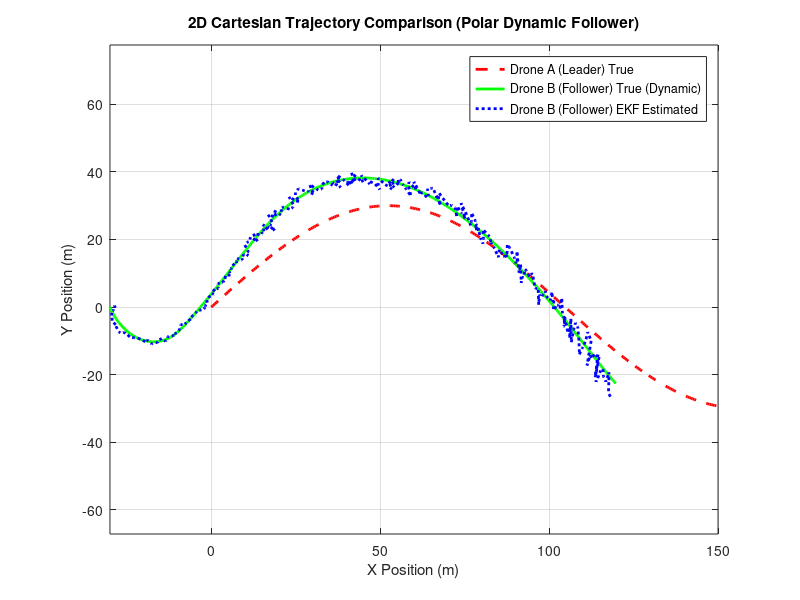
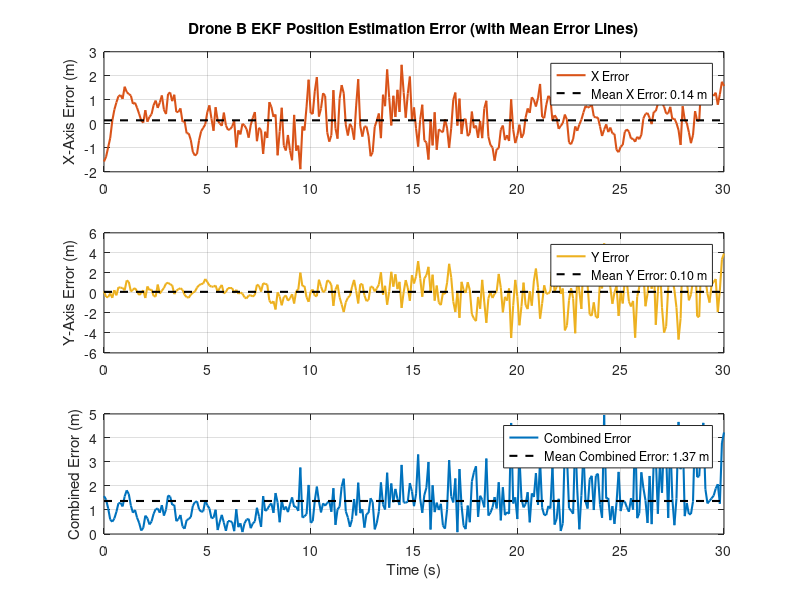

Write MATLAB code to recreate these figures, in order.
%% =========================================================================
% MULTI-DRONE NAVIGATION & SENSOR FUSION SIMULATION (WITH MEAN ERROR LINES)
% =========================================================================
% Description: Drone A follows a sinusoidal trajectory (GPS + Dead Reckoning).
% At every delta step, Drone B calculates its distance (radius) and direction 
% (angle) from Drone A, using polar relative data for dynamic control via UWB 
% and an EKF. Includes mean error reference lines on error graphs.
% =========================================================================

clear; clc; close all;

%% 1. Configurable Simulation Parameters
config.coord_system        = 'Polar';     % State representation in EKF
config.separation_distance = 30;          % Target relative radius from Drone A (meters)
config.flight_speed        = 5;           % Operational flight speed (m/s)
config.dt                  = 0.1;         % Time step delta (seconds)
config.total_time          = 30;          % Total simulation time (seconds)

time_vector = 0:config.dt:config.total_time;
num_steps   = length(time_vector);

%% 2. Drone A (Leader) True Trajectory Generation (Sinusoidal Path)
x_A_true = config.flight_speed * time_vector;
y_A_true = 30 * sin(0.15 * time_vector);

vx_A_true = gradient(x_A_true, config.dt);
vy_A_true = gradient(y_A_true, config.dt);

r_A_true     = sqrt(x_A_true.^2 + y_A_true.^2);
theta_A_true = atan2(y_A_true, x_A_true);

%% 3. Sensor Noise Specifications
sigma_gps_r     = 1.5;   % GPS position error radius (meters)
sigma_gps_theta = 0.02;  % GPS position error angle (radians)

sigma_uwb_dist  = 0.5;   % UWB relative distance noise (meters)
sigma_uwb_angle = 0.01;  % UWB relative angle noise (radians)

%% 4. Extended Kalman Filter (EKF) Initialization
% State Vector: x = [r; theta; v_r; v_theta]

% Drone A EKF Initialization
x_est_A = [r_A_true(1); theta_A_true(1); vx_A_true(1); vy_A_true(1)];
P_A     = diag([1, 0.1, 1, 0.1]);
Q_A     = diag([0.01, 0.001, 0.1, 0.01]); 
R_A     = diag([sigma_gps_r^2, sigma_gps_theta^2]); 

% Pre-allocate Drone B True & Estimated Trajectories
x_B_true = zeros(1, num_steps);
y_B_true = zeros(1, num_steps);

% Initial position: Drone B starts 50m behind Drone A
x_B_true(1) = x_A_true(1) - config.separation_distance;
y_B_true(1) = y_A_true(1);

r_B_init     = sqrt(x_B_true(1)^2 + y_B_true(1)^2);
theta_B_init = atan2(y_B_true(1), x_B_true(1));

x_est_B = [r_B_init; theta_B_init; 0; 0];
P_B     = diag([1, 0.1, 1, 0.1]);
Q_B     = diag([0.02, 0.002, 0.2, 0.02]);
R_B     = diag([sigma_uwb_dist^2, sigma_uwb_angle^2]);

est_traj_A = zeros(4, num_steps);
est_traj_B = zeros(4, num_steps);

%% 5. Simulation Loop (Delta-Step Polar Control & EKF)
for k = 1:num_steps
    dt = config.dt;

    % =====================================================
    % DRONE B DYNAMIC PATH CONTROL (Calculated at every delta)
    % =====================================================
    if k > 1
        % 1. Calculate distance (radius) and direction (angle) from Drone A at this delta
        dx_rel = x_A_true(k-1) - x_B_true(k-1);
        dy_rel = y_A_true(k-1) - y_B_true(k-1);
        
        r_from_A     = sqrt(dx_rel^2 + dy_rel^2);       % Distance (Radius) from A
        angle_from_A = atan2(dy_rel, dx_rel);           % Direction (Angle) from A
        
        % 2. Determine next step direction and speed based on polar relative data
        radius_error = r_from_A - config.separation_distance;
        
        % Leader heading estimation
        if k > 2
            lead_heading = atan2(y_A_true(k-1) - y_A_true(k-2), x_A_true(k-1) - x_A_true(k-2));
        else
            lead_heading = 0;
        end
        
        % Proportional control to maintain separation distance and track leader heading
        speed_cmd = config.flight_speed + 1.2 * radius_error;
        speed_cmd = max(0, min(speed_cmd, 2 * config.flight_speed));
        
        % Direction vector towards formation target point behind Drone A
        target_x = x_A_true(k-1) - config.separation_distance * cos(lead_heading);
        target_y = y_A_true(k-1) - config.separation_distance * sin(lead_heading);
        
        dir_x = target_x - x_B_true(k-1);
        dir_y = target_y - y_B_true(k-1);
        dist_to_target = sqrt(dir_x^2 + dir_y^2);
        
        if dist_to_target > 0
            vx_B_true_k = speed_cmd * (dir_x / dist_to_target);
            vy_B_true_k = speed_cmd * (dir_y / dist_to_target);
        else
            vx_B_true_k = 0; vy_B_true_k = 0;
        end
        
        % Update Drone B true position for current delta
        x_B_true(k) = x_B_true(k-1) + vx_B_true_k * dt;
        y_B_true(k) = y_B_true(k-1) + vy_B_true_k * dt;
    end

    % =====================================================
    % DRONE A EKF (Leader: Dead Reckoning + GPS)
    % =====================================================
    r_pred_A     = x_est_A(1) + x_est_A(3) * dt;
    theta_pred_A = x_est_A(2) + x_est_A(4) * dt;
    vr_pred_A    = x_est_A(3);
    vtheta_pred_A= x_est_A(4);
    
    x_pred_A = [r_pred_A; theta_pred_A; vr_pred_A; vtheta_pred_A];
    F_A = [1, 0, dt, 0; 0, 1, 0, dt; 0, 0, 1, 0; 0, 0, 0, 1];
    P_pred_A = F_A * P_A * F_A' + Q_A;

    z_gps_r     = r_A_true(k) + sigma_gps_r * randn();
    z_gps_theta = theta_A_true(k) + sigma_gps_theta * randn();
    z_A         = [z_gps_r; z_gps_theta];

    H_A = [1, 0, 0, 0; 0, 1, 0, 0];
    y_A = z_A - H_A * x_pred_A;
    S_A = H_A * P_pred_A * H_A' + R_A;
    K_A = P_pred_A * H_A' / S_A;
    
    x_est_A = x_pred_A + K_A * y_A;
    P_A     = (eye(4) - K_A * H_A) * P_pred_A;
    est_traj_A(:, k) = x_est_A;

    % =====================================================
    % DRONE B EKF (Follower: Dead Reckoning + UWB Relative)
    % =====================================================
    r_pred_B     = x_est_B(1) + x_est_B(3) * dt;
    theta_pred_B = x_est_B(2) + x_est_B(4) * dt;
    vr_pred_B    = x_est_B(3);
    vtheta_pred_B= x_est_B(4);
    
    x_pred_B = [r_pred_B; theta_pred_B; vr_pred_B; vtheta_pred_B];
    F_B      = F_A;
    P_pred_B = F_B * P_B * F_B' + Q_B;

    % True relative UWB measurements (Distance & Angle relative to Drone A)
    r_B_true_k     = sqrt(x_B_true(k)^2 + y_B_true(k)^2);
    theta_B_true_k = atan2(y_B_true(k), x_B_true(k));

    xA_k = r_A_true(k) * cos(theta_A_true(k));
    yA_k = r_A_true(k) * sin(theta_A_true(k));
    xB_k = r_B_true_k * cos(theta_B_true_k);
    yB_k = r_B_true_k * sin(theta_B_true_k);

    true_rel_dist  = sqrt((xB_k - xA_k)^2 + (yB_k - yA_k)^2);
    true_rel_angle = atan2(yB_k - yA_k, xB_k - xA_k);

    z_uwb_dist  = true_rel_dist + sigma_uwb_dist * randn();
    z_uwb_angle = true_rel_angle + sigma_uwb_angle * randn();
    z_B         = [z_uwb_dist; z_uwb_angle];

    % Measurement model based on estimated states
    r_b = x_pred_B(1); th_b = x_pred_B(2);
    r_a = x_est_A(1);  th_a = x_est_A(2); 

    xB_est = r_b * cos(th_b); yB_est = r_b * sin(th_b);
    xA_est = r_a * cos(th_a); yA_est = r_a * sin(th_a);

    dx_rel        = xB_est - xA_est;
    dy_rel        = yB_est - yA_est;
    pred_rel_dist = sqrt(dx_rel^2 + dy_rel^2);
    pred_rel_angle= atan2(dy_rel, dx_rel);

    h_B = [pred_rel_dist; pred_rel_angle];

    ddist_drb  = (dx_rel * cos(th_b) + dy_rel * sin(th_b)) / pred_rel_dist;
    ddist_dthb = (dx_rel * (-r_b * sin(th_b)) + dy_rel * (r_b * cos(th_b))) / pred_rel_dist;
    dangle_drb = (-dy_rel * cos(th_b) + dx_rel * sin(th_b)) / (pred_rel_dist^2);
    dangle_dthb= (-dy_rel * (-r_b * sin(th_b)) + dx_rel * (r_b * cos(th_b))) / (pred_rel_dist^2);

    H_B = [ddist_drb,   ddist_dthb,   0, 0;
           dangle_drb,  dangle_dthb,  0, 0];

    y_B = z_B - h_B;
    y_B(2) = atan2(sin(y_B(2)), cos(y_B(2)));

    S_B = H_B * P_pred_B * H_B' + R_B;
    K_B = P_pred_B * H_B' / S_B;

    x_est_B = x_pred_B + K_B * y_B;
    P_B     = (eye(4) - K_B * H_B) * P_pred_B;
    est_traj_B(:, k) = x_est_B;
end

%% 6. Post-Processing & Error Calculation
x_B_est_cart = est_traj_B(1, :) .* cos(est_traj_B(2, :));
y_B_est_cart = est_traj_B(1, :) .* sin(est_traj_B(2, :));

error_x        = x_B_true - x_B_est_cart;
error_y        = y_B_true - y_B_est_cart;
combined_error = sqrt(error_x.^2 + error_y.^2);

% Calculate mean errors
mean_err_x        = mean(error_x);
mean_err_y        = mean(error_y);
mean_err_combined = mean(combined_error);

%% 7. Visualizations and Plots

% Plot 1: 2D Cartesian Trajectory Comparison
figure('Name', '2D Cartesian Trajectory Comparison', 'Position', [180, 180, 850, 650]);
plot(x_A_true, y_A_true, 'r--', 'LineWidth', 2); hold on;
plot(x_B_true, y_B_true, 'g-', 'LineWidth', 2);
plot(x_B_est_cart, y_B_est_cart, 'b:', 'LineWidth', 2);
grid on;
title('2D Cartesian Trajectory Comparison (Polar Dynamic Follower)');
xlabel('X Position (m)');
ylabel('Y Position (m)');
legend('Drone A (Leader) True', 'Drone B (Follower) True (Dynamic)', 'Drone B (Follower) EKF Estimated', 'Location', 'Best');
axis equal;

% Plot 2: Drone B EKF Position Estimation Error with Mean Error Lines
figure('Name', 'Drone B EKF Position Estimation Error', 'Position', [100, 100, 850, 700]);

subplot(3, 1, 1);
plot(time_vector, error_x, 'LineWidth', 1.5, 'Color', '#D95319'); hold on;
plot([time_vector(1), time_vector(end)], [mean_err_x, mean_err_x], 'k--', 'LineWidth', 1.5);
grid on;
title('Drone B EKF Position Estimation Error (with Mean Error Lines)');
ylabel('X-Axis Error (m)');
legend('X Error', ['Mean X Error: ', sprintf('%.2f m', mean_err_x)], 'Location', 'Best');

subplot(3, 1, 2);
plot(time_vector, error_y, 'LineWidth', 1.5, 'Color', '#EDB120'); hold on;
plot([time_vector(1), time_vector(end)], [mean_err_y, mean_err_y], 'k--', 'LineWidth', 1.5);
grid on;
ylabel('Y-Axis Error (m)');
legend('Y Error', ['Mean Y Error: ', sprintf('%.2f m', mean_err_y)], 'Location', 'Best');

subplot(3, 1, 3);
plot(time_vector, combined_error, 'LineWidth', 1.5, 'Color', '#0072BD'); hold on;
plot([time_vector(1), time_vector(end)], [mean_err_combined, mean_err_combined], 'k--', 'LineWidth', 1.5);
grid on;
xlabel('Time (s)');
ylabel('Combined Error (m)');
legend('Combined Error', ['Mean Combined Error: ', sprintf('%.2f m', mean_err_combined)], 'Location', 'Best');
